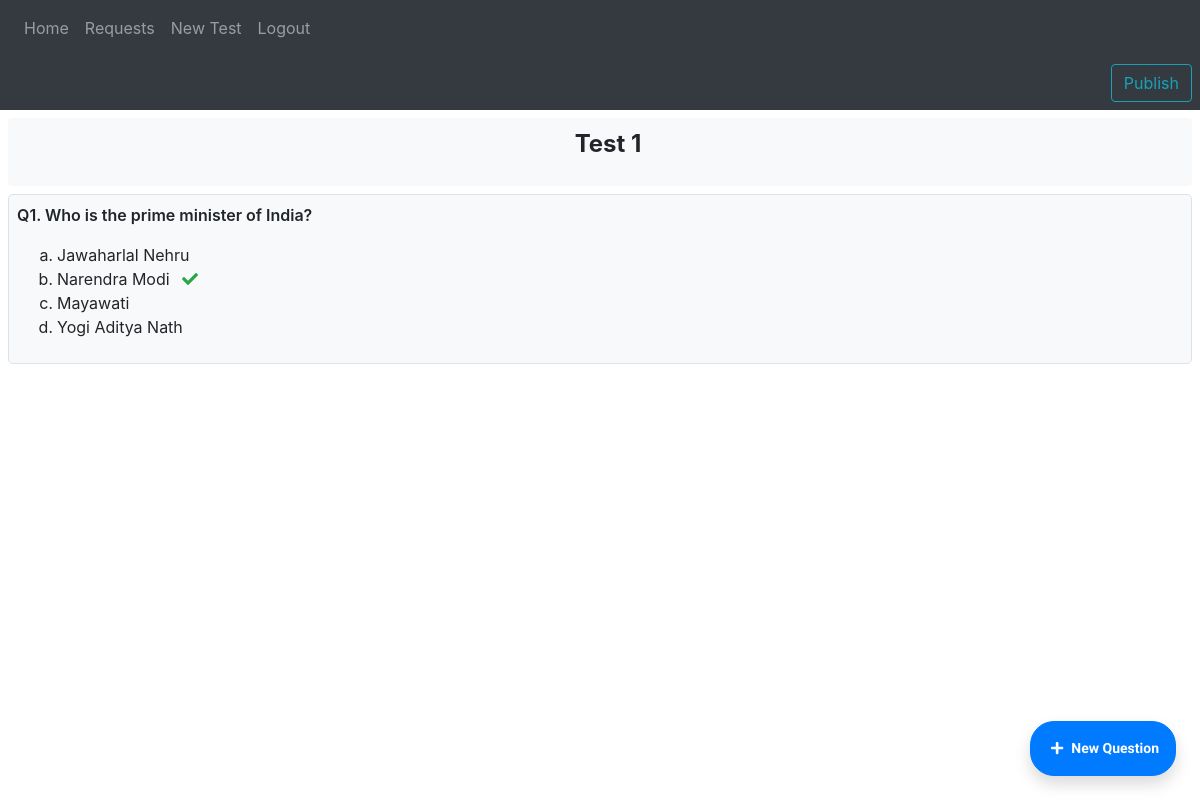
Screenshot of /test/view_test/1 with the database file from the repository.
### CTest/models.py (models this page shows)
class Test(models.Model):
    teacher_id = models.ForeignKey(Teacher, on_delete=models.CASCADE)
    test_name = models.CharField(max_length = 1024, default="", null= False, blank=False)
    is_published = models.BooleanField(default=False)

class Question(models.Model):
    question_text = models.CharField(max_length = 16563, default="", null=False, blank=False)
    test_id = models.ForeignKey(Test, on_delete=models.CASCADE)

class Answer(models.Model):
    answer_text = models.CharField(max_length = 256, default = "", null = False, blank = False)
    question_id = models.ForeignKey(Question, on_delete=models.CASCADE)
    is_answer_correct = models.BooleanField()

### CTest/views.py (the view)
# urls.py: path('view_test/<int:test_id>', views.view_test, name = "view_test"),
def view_test(request, test_id):
    test = Test.objects.get(id = test_id)
    return render(request, 'CTest/view_test.html', {'test': test})

### templates/CTest/view_test.html (shortened to what this page needs)
{% extends 'base.html' %}
{% block body %}
    {% include 'teachers/nav_teachers.html' %}
    <div class="text-right p-2 bg-dark">
        {% if test.is_published == False %}
            <a href="{% url 'ctest:publish_test' test.id %}" class="btn btn-outline-info">Publish</a>
        {% else %}
            <div class="text-light pr-3 font-montserrat text-uppercase" style="letter-spacing: 0px;">Published</div>
        {% endif %}
    </div>
    <div class="m-2">
        <div class="text-center rounded p-2 pl-4 bg-light">
            <p class="font-weight-bold" style="font-size: 24px;">{{test.test_name}}</p>
        </div>
        {% if test.question_set.all.count == 0 %}
            <div class="text-center">
                <p class="font-weight-bold" style="color: #e2e1e0; font-size: 24px;">No Questions Yet!</p>
            </div>
        {% else %}
            {% for question in test.question_set.all %}
                <div class="rounded-lg p-2 mt-2 mb-2 border bg-light">
                    <div class="font-weight-600">
                        <p><span>Q{{forloop.counter}}.</span> {{question.question_text}}</p>
                    </div>
                    <div>
                        <ol type="a" class="text-left" >
                            {% for answer in question.answer_set.all %}
                                <li>
                                    {{answer.answer_text}}
                                    {% if answer.is_answer_correct == True %}
                                    <span class="text-success ml-2"><i class="fas fa-check"></i></span>
                                    {% endif %}
                                </li>
                            {% endfor %}
                    </div>
                </div>
            {% endfor %}
        {% endif %}
    </div>
    {% if test.is_published == False %}
        <a href="{% url 'ctest:new_question' test_id=test.id %}" class="mr-2 mb-3 mr-md-4 mb-md-4 pl-3 pr-3 pt-2 pb-2 p-md-3 float-bottom btn btn-primary btn-sm shadow font-weight-bold font-montserrat rounded-sides"><span class="mr-2 ml-1 mr-md-2"><i class="fas fa-plus"></i></span>New Question</a>
    {% endif %}
{% endblock %}

### staticfiles/css/base.css (style rules this page uses)
.font-montserrat { font-family: 'Montserrat', 'sans-serif' !important; }
.font-weight-600 { font-weight: 600; }
.font-weight-bold { font-weight: bold; }
.rounded-sides { border-radius: 24px !important; }
.float-bottom { position: fixed; bottom: 0; right: 0; }

### rows the page displays
Test: test_name "Test 1"
Question: question_text "Who is the prime minister of India?"
Answer: answer_text "Jawaharlal Nehru"
Answer: answer_text "Narendra Modi", is_answer_correct True (drawn)
Answer: answer_text "Mayawati"
Answer: answer_text "Yogi Aditya Nath"
